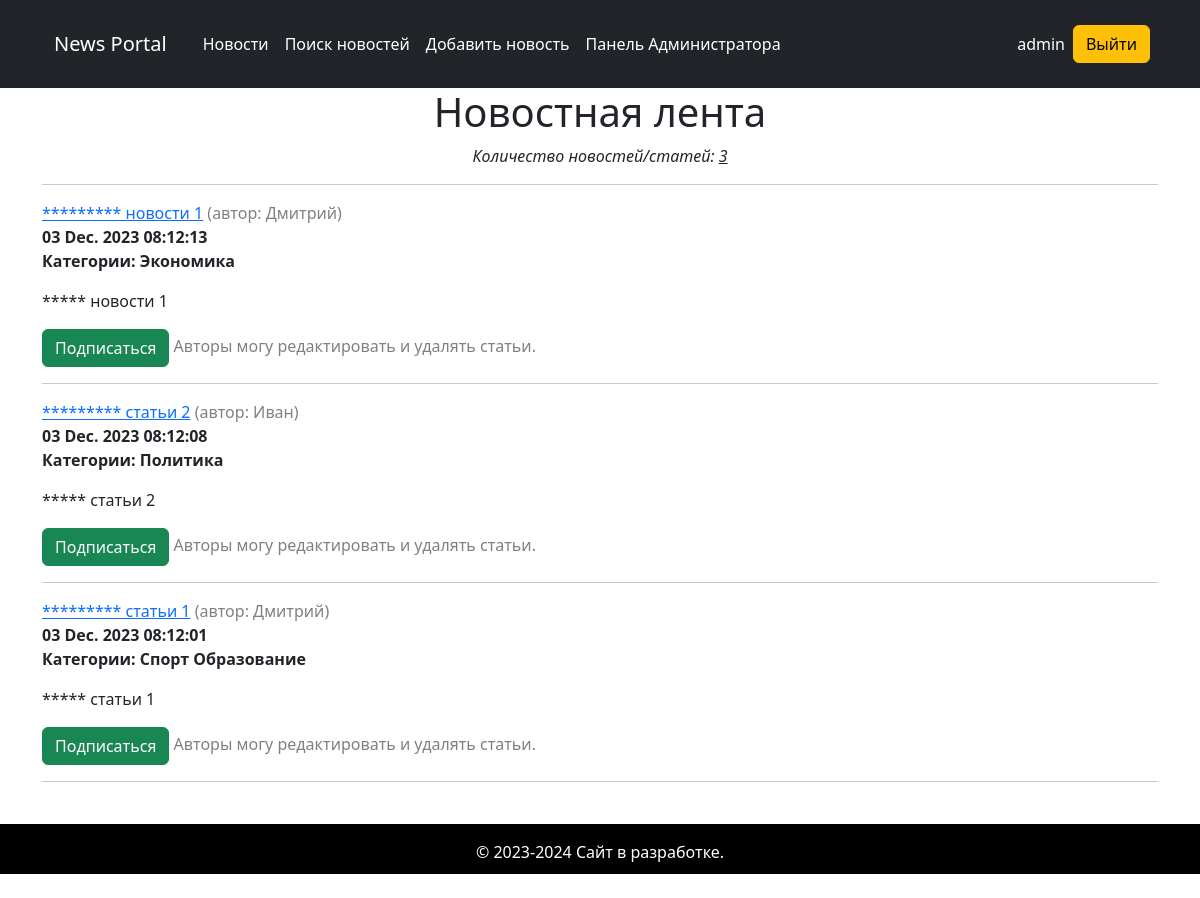
The app's page /news/ (signed in), older data.
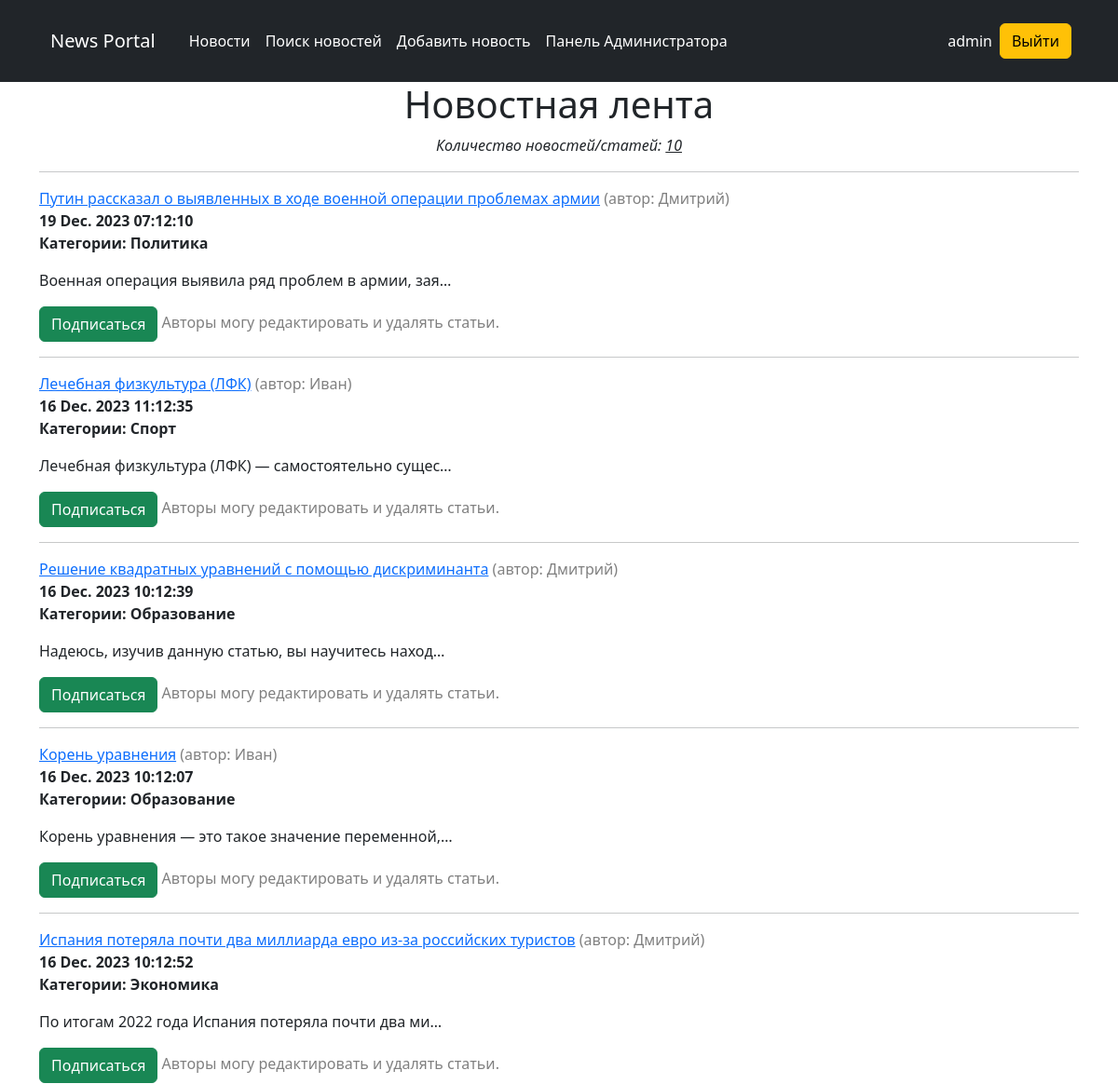
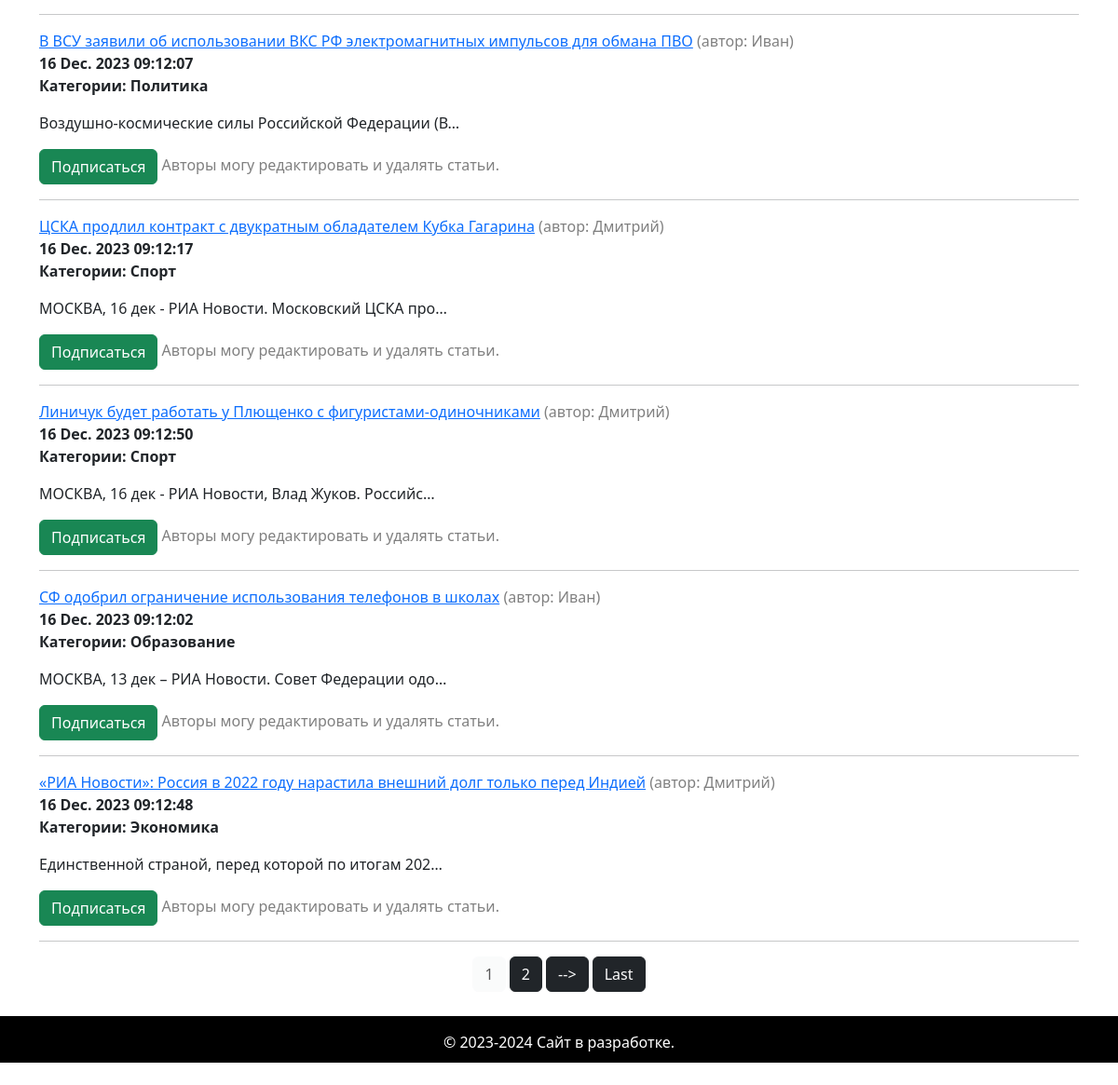
The same page, newer data (2 pictures, top to bottom).
### news/models.py (models this page shows, shortened)
class Post(models.Model):
    article = 'AR'
    news = 'NE'
    POSITIONS = [
        (article, 'Статья'),
        (news, 'Новости'),
    ]
    author = models.ForeignKey(Author, on_delete=models.CASCADE)  # связь «один ко многим» с моделью Author
    choose_news = models.CharField(max_length=2, choices=POSITIONS)
    datetime_post = models.DateTimeField(auto_now_add=True)
    category = models.ManyToManyField(Category, through='PostCategory')  # связь «многие ко многим» с моделью Category
    title = models.CharField(max_length=255, default='Заголовок статьи/новости')
    text = models.TextField(default='Текст статьи/новости')
    rating = models.IntegerField(default=0)

class Author(models.Model):
    user = models.OneToOneField(User, on_delete=models.CASCADE)
    rating = models.IntegerField(default=0)
    def __str__(self):
        return f'{self.user}'

class Category(models.Model):
    name = models.CharField(max_length=255, unique=True)
    subscriber = models.ManyToManyField(User, related_name='categories')
    def __str__(self):
        return self.name

### news/views.py (the view)
# urls.py: path('news/', PostsList.as_view(), name='news'),
class PostsList(LoginRequiredMixin, PermissionRequiredMixin, ListView):
    model = Post
    ordering = '-datetime_post'
    template_name = 'news/posts.html'
    context_object_name = 'news'
    paginate_by = 10
    permission_required = (
        'news.view_post',
    )

### news/templatetags/custom_filters.py (called while the page is built)
def clear_str(word: str) -> str:
    ss = map(lambda x: x if x not in punctuation else "", word)
    result = ''.join(ss)
    return result.lower()

@register.filter()
def censor(value: str) -> str:
    try:
        if type(value) == str:
            result = map(lambda word: '*' * len(word) if clear_str(word) in PI_WORDS else word, value.split())
            text = ' '.join(result)
        else:
            raise TypeError
    except TypeError as e:
        print(f'Необходимо передавать тип данных str, вместо этого получаем {type(value)}')
    else:
        return text

### news/templatetags/custom_tags.py (called while the page is built)
@register.simple_tag(takes_context=True)
def url_replace(context, **kwargs):
    d = context['request'].GET.copy()
    for k, v in kwargs.items():
        d[k] = v
    return d.urlencode()

### templates/news/posts.html (shortened to what this page needs)
{% extends 'flatpages/default.html' %}
{% load custom_filters %}
{% load custom_tags %}
{% block content %}
    <h1>Новостная лента</h1>
    {% if news %}
        <p><i>Количество новостей/статей: <u>{{news|length}}</u></i></p>
        <hr>
        {% for val in news %}
            <div style="text-align: left;">
                <a href="{% url 'post_detail' val.id %}">{{ val.title|censor }}</a>
                <span style="color: gray;">(автор: {{val.author}})</span>
                <br>
                <b>{{ val.datetime_post|date:'d M. Y h:m:s' }}</b>
                <p><b>Категории:
                    {% for cat in val.category.all%}
                        {{cat|title}}
                    {% endfor %}
                </b></p>
                <p>{{ val.text|truncatechars:50|censor }}</p>
                {% if request.user in val.category.first.subscriber.all%}
                    <a class="btn btn-danger" href="{% url 'category_unsubscribe' val.postcategory_set.first.category.pk %}" role="button">Отписаться</a>
                {% else %}
                    <a class="btn btn-success" href="{% url 'category_subscribe' val.postcategory_set.first.category.pk %}" role="button">Подписаться</a>
                {% endif %}
                {% if request.user.author%}
                    <a class="btn btn-warning" href="{% url 'post_update' val.id %}" role="button">Редактировать</a>
                    <a class="btn btn-danger" href="{% url 'post_delete' val.id %}" role="button">Удалить</a>
                {% else %}
                   <span style="color: gray;">Авторы могу редактировать и удалять статьи.</span>
                {% endif %}
            </div>
            <hr>
        {% endfor %}
    {% else %}
        <h2>Новостей нет!</h2>
    {% endif %}
{% include "flatpages/paginate.html" %}
{% endblock content %}

Row changes from the older to the newer data that the page shows:
removed Post: title|censor "********* новости 1", author "Дмитрий", datetime_post "03 Dec. 2023 08:12:13", text|censor "***** новости 1", shows "Подписаться", Category (name "Экономика")
removed Post: title|censor "********* статьи 2", author "Иван", datetime_post "03 Dec. 2023 08:12:08", text|censor "***** статьи 2", shows "Подписаться", Category (name "Политика")
removed Post: title|censor "********* статьи 1", author "Дмитрий", datetime_post "03 Dec. 2023 08:12:01", text|censor "***** статьи 1", shows "Подписаться", Category (name "Спорт"), Category (name "Образование")
added Post: title|censor "Путин рассказал о выявленных в ходе военной операции проблемах армии", author "Дмитрий", datetime_post "19 Dec. 2023 07:12:10", text|censor "Военная операция выявила ряд проблем в армии, зая…", shows "Подписаться", Category (name "Политика")
added Post: title|censor "Лечебная физкультура (ЛФК)", author "Иван", datetime_post "16 Dec. 2023 11:12:35", text|censor "Лечебная физкультура (ЛФК) — самостоятельно сущес…", shows "Подписаться", Category (name "Спорт")
added Post: title|censor "Решение квадратных уравнений с помощью дискриминанта", author "Дмитрий", datetime_post "16 Dec. 2023 10:12:39", text|censor "Надеюсь, изучив данную статью, вы научитесь наход…", shows "Подписаться", Category (name "Образование")
added Post: title|censor "Корень уравнения", author "Иван", datetime_post "16 Dec. 2023 10:12:07", text|censor "Корень уравнения — это такое значение переменной,…", shows "Подписаться", Category (name "Образование")
added Post: title|censor "Испания потеряла почти два миллиарда евро из-за российских туристов", author "Дмитрий", datetime_post "16 Dec. 2023 10:12:52", text|censor "По итогам 2022 года Испания потеряла почти два ми…", shows "Подписаться", Category (name "Экономика")
added Post: title|censor "В ВСУ заявили об использовании ВКС РФ электромагнитных импульсов для обмана ПВО", author "Иван", datetime_post "16 Dec. 2023 09:12:07", text|censor "Воздушно-космические силы Российской Федерации (В…", shows "Подписаться", Category (name "Политика")
added Post: title|censor "ЦСКА продлил контракт с двукратным обладателем Кубка Гагарина", author "Дмитрий", datetime_post "16 Dec. 2023 09:12:17", text|censor "МОСКВА, 16 дек - РИА Новости. Московский ЦСКА про…", shows "Подписаться", Category (name "Спорт")
added Post: title|censor "Линичук будет работать у Плющенко с фигуристами-одиночниками", author "Дмитрий", datetime_post "16 Dec. 2023 09:12:50", text|censor "МОСКВА, 16 дек - РИА Новости, Влад Жуков. Российс…", shows "Подписаться", Category (name "Спорт")
added Post: title|censor "СФ одобрил ограничение использования телефонов в школах", author "Иван", datetime_post "16 Dec. 2023 09:12:02", text|censor "МОСКВА, 13 дек – РИА Новости. Совет Федерации одо…", shows "Подписаться", Category (name "Образование")
added Post: title|censor "«РИА Новости»: Россия в 2022 году нарастила внешний долг только перед Индией", author "Дмитрий", datetime_post "16 Dec. 2023 09:12:48", text|censor "Единственной страной, перед которой по итогам 202…", shows "Подписаться", Category (name "Экономика")
Text that changed along with them:
{{ news|length }}: "3" → "10"
new list line: "1"
new list line: "2"
text now shown: "--> Last"
